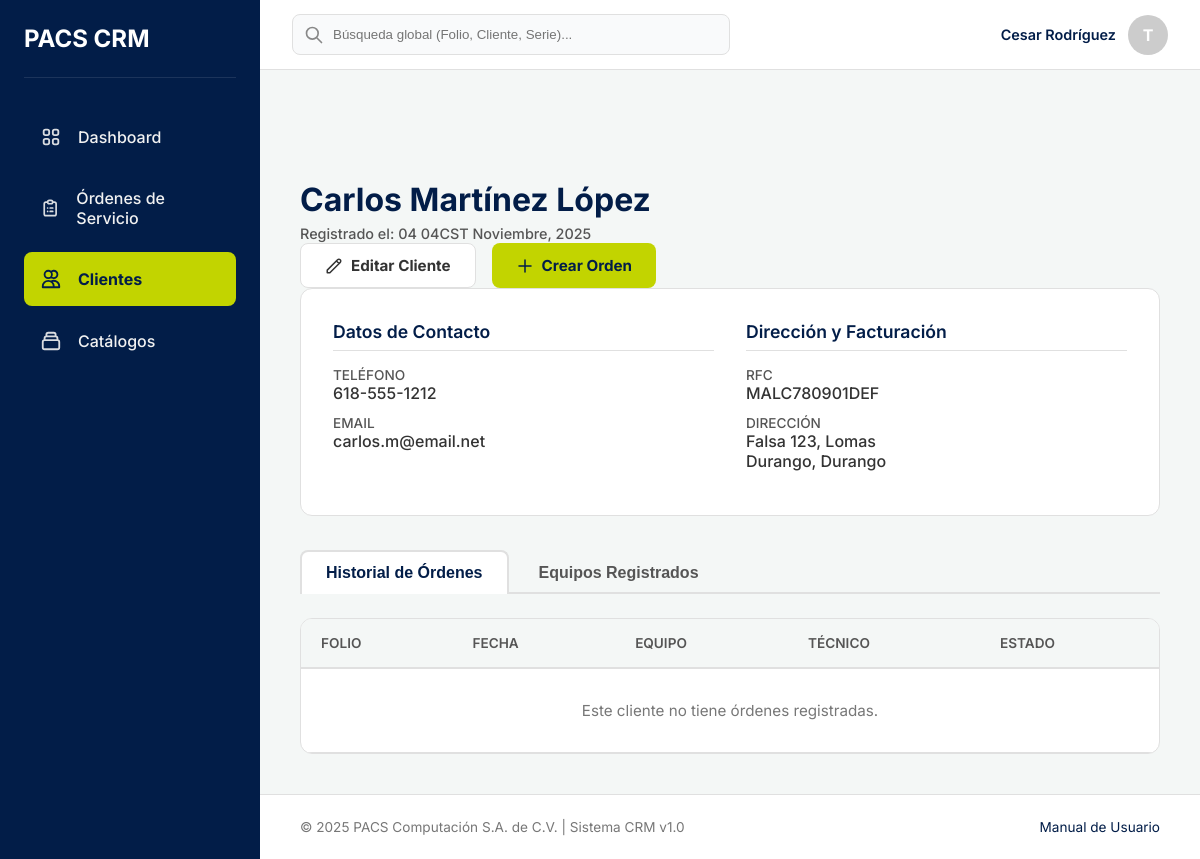
/clientes/3/ (signed in), run on an earlier commit of the app's database.
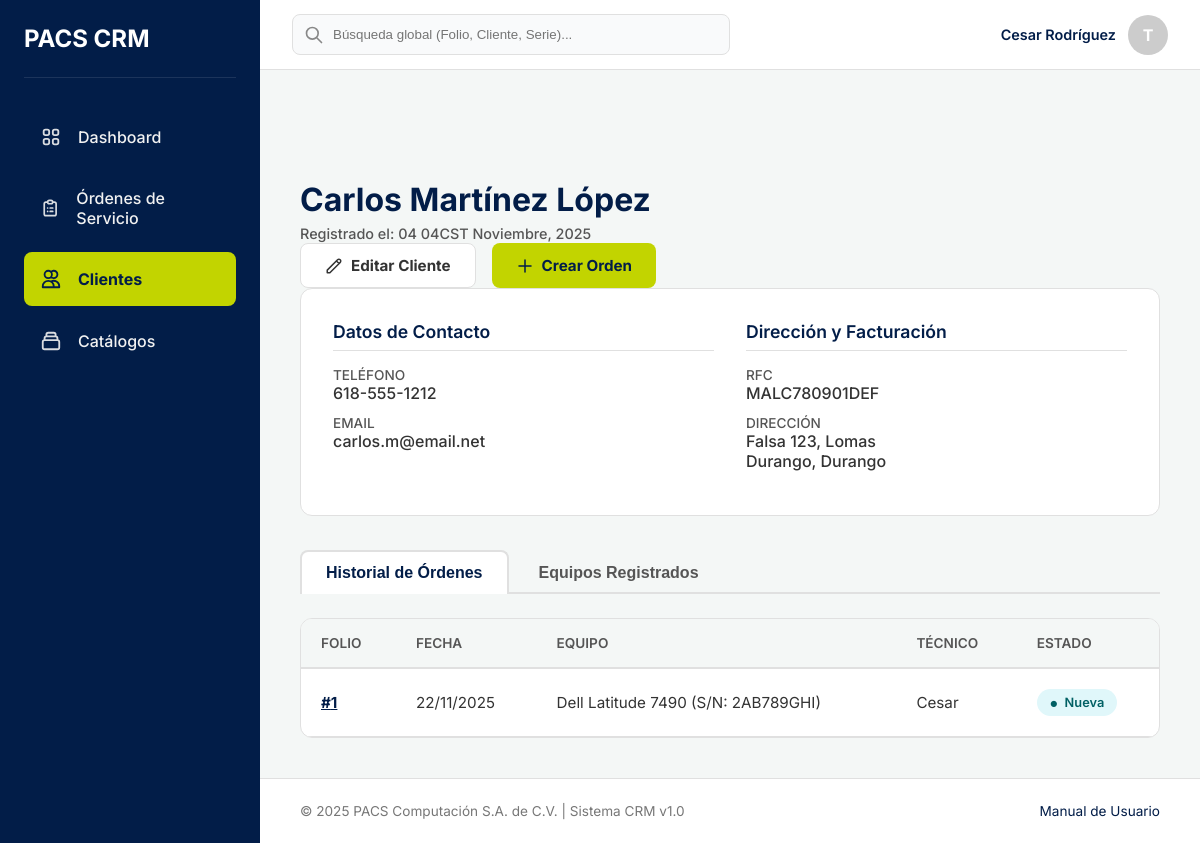
And on a later commit of the database.
### gestion_ordenes/models.py (models this page shows, shortened)
class OrdenServicio(models.Model):
    ESTADO_NUEVA = 'Nueva'
    ESTADO_DIAGNOSTICO = 'En diagnóstico'
    ESTADO_ESPERANDO_AUTORIZACION = 'Esperando autorización'
    ESTADO_ESPERANDO_REFACCION = 'Esperando refacción'
    ESTADO_EN_REPARACION = 'En reparación'
    ESTADO_FINALIZADA_TECNICO = 'Finalizada por Técnico'
    ESTADO_ENTREGADA = 'Entregada'
    ESTADO_CANCELADA = 'Cancelada'
    ESTADO_OPCIONES = [
        (ESTADO_NUEVA, 'Nueva'),
        (ESTADO_DIAGNOSTICO, 'En diagnóstico'),
        (ESTADO_ESPERANDO_AUTORIZACION, 'Esperando autorización'),
        (ESTADO_ESPERANDO_REFACCION, 'Esperando refacción'),
        (ESTADO_EN_REPARACION, 'En reparación'),
        (ESTADO_FINALIZADA_TECNICO, 'Finalizada por Técnico'),
        (ESTADO_ENTREGADA, 'Entregada'),
        (ESTADO_CANCELADA, 'Cancelada'),
    ]
    PRIORIDAD_BAJA = 'Baja'
    PRIORIDAD_NORMAL = 'Normal'
    PRIORIDAD_ALTA = 'Alta'
    PRIORIDAD_OPCIONES = [
        (PRIORIDAD_BAJA, 'Baja'),
        (PRIORIDAD_NORMAL, 'Normal'),
        (PRIORIDAD_ALTA, 'Alta'),
    ]
    cliente = models.ForeignKey(Cliente, on_delete=models.PROTECT, related_name="ordenes")
    equipo = models.ForeignKey(Equipo, on_delete=models.PROTECT, related_name="ordenes")
    asistente_receptor = models.ForeignKey(
        settings.AUTH_USER_MODEL,
        on_delete=models.SET_NULL,
        null=True,
        related_name="ordenes_recibidas",
        verbose_name="Asistente que recibió"
    )
    tecnico_asignado = models.ForeignKey(
        settings.AUTH_USER_MODEL,
        on_delete=models.SET_NULL,
        null=True,
        blank=True, # Puede no asignarse de inmediato
        related_name="ordenes_asignadas",
        verbose_name="Técnico asignado"
    )
    servicios = models.ManyToManyField(
        TipoServicio,
        blank=True, # Puede que no se aplique un servicio del catálogo
        related_name="ordenes",
        verbose_name="Servicios aplicados"
    )
    descripcion_falla = models.TextField(verbose_name="Descripción de la falla")
    contrasena_equipo = models.CharField(max_length=255, blank=True, null=True, verbose_name="Contraseña del equipo (Encriptada)") # Recordar encriptar/desencriptar en las vistas <-------------------
    estado = models.CharField(max_length=50, choices=ESTADO_OPCIONES, default=ESTADO_NUEVA)
    prioridad = models.CharField(max_length=20, choices=PRIORIDAD_OPCIONES, default=PRIORIDAD_NORMAL)
    fecha_creacion = models.DateTimeField(auto_now_add=True, verbose_name="Fecha de creación")
    fecha_cierre = models.DateTimeField(blank=True, null=True, verbose_name="Fecha de cierre")
    class Meta:
        verbose_name = "Orden de Servicio"
        verbose_name_plural = "Órdenes de Servicio"
        ordering = ['-fecha_creacion'] # Mostrar las más recientes primero por defecto

### gestion_clientes/models.py (models this page shows)
class Equipo(models.Model):
    TIPO_EQUIPO_LAPTOP = 'Laptop'
    TIPO_EQUIPO_ESCRITORIO = 'Computadora de escritorio'
    TIPO_EQUIPO_IMPRESORA = 'Impresora'
    TIPO_EQUIPO_PROYECTOR = 'Proyector'
    TIPO_EQUIPO_COMPONENTE = 'Componente de computadora'
    TIPO_EQUIPO_OPCIONES = [
        (TIPO_EQUIPO_LAPTOP, 'Laptop'),
        (TIPO_EQUIPO_ESCRITORIO, 'Computadora de escritorio'),
        (TIPO_EQUIPO_IMPRESORA, 'Impresora'),
        (TIPO_EQUIPO_PROYECTOR, 'Proyector'),
        (TIPO_EQUIPO_COMPONENTE, 'Componente de computadora'),
    ]
    cliente = models.ForeignKey(Cliente, on_delete=models.CASCADE, related_name="equipos")
    tipo_equipo = models.CharField(max_length=100, verbose_name="Tipo de equipo", choices=TIPO_EQUIPO_OPCIONES, help_text="Ej. Laptop, Impresora, Proyector")
    marca = models.CharField(max_length=100)
    modelo = models.CharField(max_length=100)
    numero_serie = models.CharField(max_length=100, blank=True, null=True, verbose_name="Número de serie")
    class Meta:
        verbose_name = "Equipo"
        verbose_name_plural = "Equipos"
        unique_together = [['cliente', 'numero_serie']]
    def __str__(self):
        display = f"{self.marca} {self.modelo}"
        if self.numero_serie:
            display += f" (S/N: {self.numero_serie})"
        return display

### gestion_clientes/views.py (the view)
# urls.py: path('<int:id>/', views.detalle_cliente, name='detalle_cliente'),
@login_required
def detalle_cliente(request, id):
    cliente = get_object_or_404(Cliente, pk=id)
    historial_ordenes = cliente.ordenes.all().order_by('-fecha_creacion')
    equipos = cliente.equipos.all()
    context = {
        'cliente': cliente,
        'historial_ordenes': historial_ordenes,
        'equipos': equipos,
    }
    return render(request, 'gestion_clientes/detalle_cliente.html', context)

### gestion_clientes/templates/gestion_clientes/detalle_cliente.html (shortened to what the changed rows need)
{% extends 'base.html' %}
{% block content %}
    <div class="main-content-header">
        <div class="header-title-group">
            <h1>{{ cliente.nombre_completo }}</h1>
        </div>
    </div>
    <div class="tabs-content">
        <div id="historial" class="tab-pane active">
            <div class="table-card">
                <div style="overflow-x:auto;">
                    <table class="data-table">
                        <thead>
                            <tr>
                                <th>Folio</th>
                                <th>Fecha</th>
                                <th>Equipo</th>
                                <th>Técnico</th>
                                <th>Estado</th>
                            </tr>
                        </thead>
                        <tbody>
                            {% for orden in historial_ordenes %}
                            <tr>
                                <td><a href="#" style="color:var(--color-enlace);font-weight:bold;">#{{ orden.id }}</a></td>
                                <td>{{ orden.fecha_creacion|date:"d/m/Y" }}</td>
                                <td>{{ orden.equipo }}</td>
                                <td>{{ orden.tecnico_asignado.first_name|default:"--" }}</td>
                                <td>
                                    {% if orden.estado == 'Nueva' %}
                                        <span class="tag estado-nueva">{{ orden.estado }}</span>
                                    {% elif orden.estado == 'En Diagnóstico' %}
                                        <span class="tag estado-diagnostico">{{ orden.estado }}</span>
                                    {% elif 'Esperando' in orden.estado %}
                                        <span class="tag estado-esperando">{{ orden.estado }}</span>
                                    {% elif orden.estado == 'En Reparación' %}
                                        <span class="tag estado-reparacion">{{ orden.estado }}</span>
                                    {% elif 'Finalizada' in orden.estado %}
                                        <span class="tag estado-finalizada">{{ orden.estado }}</span>
                                    {% elif orden.estado == 'Entregada' %}
                                        <span class="tag estado-entregada">{{ orden.estado }}</span>
                                    {% else %}
                                        <span class="tag estado-cancelada">{{ orden.estado }}</span>
                                    {% endif %}
                                </td>
                            </tr>
                            {% empty %}
                            <tr>
                                <td colspan="5" style="text-align:center; padding:2rem; color:#777;">Este cliente no tiene órdenes registradas.</td>
                            </tr>
                            {% endfor %}
                        </tbody>
                    </table>
                </div>
            </div>
        </div>
    </div>
{% endblock %}

What changed in the data, as far as the page shows it:
added OrdenServicio: id "1", fecha_creacion "22/11/2025", equipo "Dell Latitude 7490 (S/N: 2AB789GHI)", tecnico_asignado.first_name "Cesar", estado "Nueva"
Also different on the page:
text no longer shown: "Este cliente no tiene órdenes registradas."
